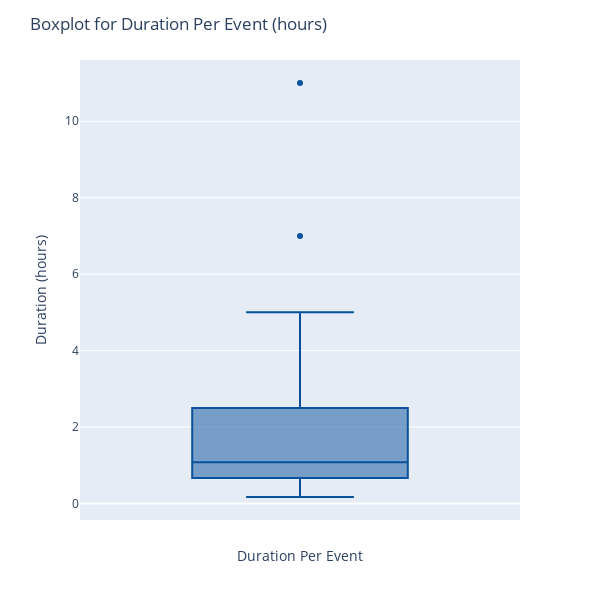

Notebook source saved alongside this figure:
### Markdown cell above
**Downtime Distribution**

### Code cell
import plotly.express as px

# Create an interactive boxplot with tooltips
fig = px.box(df, y='DURATION PER EVENT (hours)', hover_data=['SHIFT', 'MACHINE NO.', 'PROBLEM TYPE'], width=600, height=600)

# Customize the appearance of the boxplot
fig.update_traces(marker=dict(color='rgb(8, 81, 156)'), line=dict(color='rgb(8, 81, 156)'))
fig.update_layout(title='Boxplot for Duration Per Event (hours)', yaxis_title='Duration (hours)', xaxis_title='Duration Per Event')

# Show the boxplot
fig.show()

### Figure 1 — Plotly figure (JSON) as saved in the notebook; plotly's stock layout.template omitted (floating-point values rounded to 4 significant figures; data arrays with more than 128 entries replaced by an {"elided": "..."} marker saying what was removed)
{"data": [{"alignmentgroup": "True", "customdata": {"elided": "65x3 str values"}, "hovertemplate": "DURATION PER EVENT (hours)=%{y}<br>SHIFT=%{customdata[0]}<br>MACHINE NO.=%{customdata[1]}<br>PROBLEM TYPE=%{customdata[2]}<extra></extra>", "legendgroup": "", "line": {"color": "rgb(8, 81, 156)"}, "marker": {"color": "rgb(8, 81, 156)"}, "name": "", "notched": false, "offsetgroup": "", "orientation": "v", "showlegend": false, "type": "box", "x0": " ", "xaxis": "x", "y": [0.17, 0.33, 0.58, 1.25, 2.5, 0.75, 1.5, 0.83, 0.45, 1.17, 0.33, 0.5, 0.67, 0.75, 3.33, 2, 1, 3.08, 5, 7, 2.5, 2.5, 4.75, 0.67, 2.17, 1.67, 0.5, 0.25, 1.17, 0.58, 2.33, 0.72, 1.75, 0.85, 2.83, 2, 2.83, 2.58, 0.67, 0.75, 0.5, 0.83, 1.08, 2.83, 2.5, 0.5, 0.78, 5, 1, 3.58, 2.42, 0.83, 2, 1.08, 0.33, 3.83, 1.25, 1.05, 0.67, 11, 0.92, 2.33, 0.62, 0.83, 1.25], "y0": " ", "yaxis": "y"}], "layout": {"boxmode": "group", "height": 600, "legend": {"tracegroupgap": 0}, "margin": {"t": 60}, "title": {"text": "Boxplot for Duration Per Event (hours)"}, "width": 600, "xaxis": {"anchor": "y", "domain": [0, 1], "title": {"text": "Duration Per Event"}}, "yaxis": {"anchor": "x", "domain": [0, 1], "title": {"text": "Duration (hours)"}}}}
